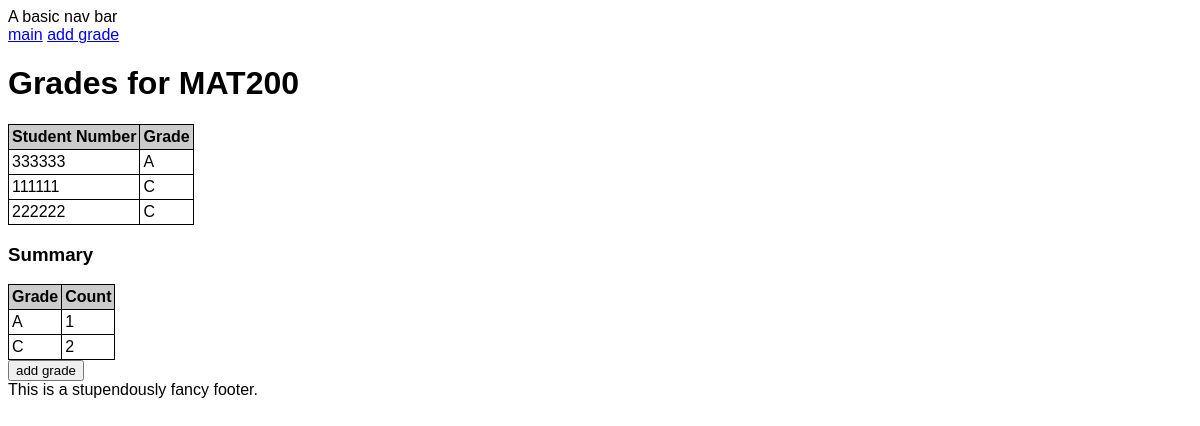
Screenshot of /course/MAT200 with the database file from the repository.
### tables this page shows
CREATE TABLE grades (
                                id INTEGER PRIMARY KEY,
                                student_no INTEGER NOT NULL,
                                course_id TEXT NOT NULL,
                                grade TEXT NOT NULL,
                                FOREIGN KEY (student_no) REFERENCES students (student_no),
                                FOREIGN KEY (course_id) REFERENCES courses (id)
                            );

### app.py (the view)
@app.route("/course/<course_id>")
def course(course_id):
    conn = get_db()
    grades = sorted(select_course_grades(conn, course_id), key=lambda x:x["grade"])
    grade_count = sorted(Counter(map(lambda x: x["grade"], grades)).items())
    return render_template("course.html", course_id=course_id, grades=grades,
        grade_count=grade_count)

### app.py (called while the page is built)
def get_db():
    db = getattr(g, '_database', None)
    if db is None:
        db = g._database = sqlite3.connect(DATABASE)
    return db

@app.teardown_appcontext
def close_connection(exception):
    db = getattr(g, '_database', None)
    if db is not None:
        db.close()

### setup_db.py (called while the page is built)
def select_course_grades(conn, course_id):
    cur = conn.cursor()
    cur.execute("SELECT student_no, grade FROM grades WHERE course_id=?", (course_id,))
    grades = []
    for (student_no, grade) in cur:
        grades.append({
            "student_no": student_no,
            "grade": grade.strip()
        })
    return grades

### templates/course.html (shortened to what this page needs)
{% extends "base.html" %} {% block heading %}Grades for {{course_id}}{% endblock
%} {% block container %}
<table>
  <thead>
    <tr>
      <th>Student Number</th>
      <th>Grade</th>
    </tr>
  </thead>
  <tbody>
    {% for grade in grades %}
    <tr>
      <td>{{grade.student_no}}</td>
      <td>{{grade.grade}}</td>
    </tr>
    {% endfor %}
  </tbody>
</table>
<h3>Summary</h3>
<table>
  <thead>
    <tr>
      <th>Grade</th>
      <th>Count</th>
    </tr>
  </thead>
  <tbody>
    {% for grade, count in grade_count %}
    <tr>
      <td>{{grade}}</td>
      <td>{{count}}</td>
    </tr>
    {% endfor %}
  </tbody>
</table>
<form action="{{ url_for('add_grade') }}" method="get">
  <input type="submit" value="add grade" />
</form>
{% endblock %}

### static/style.css (style rules this page uses)
* { font-family: Verdana, Arial, sans-serif; }
table { border-collapse: collapse; }
th { background-color: #cccccc; text-align: left; }
td, th { border: 1px solid black; padding: 3px; }

### rows the page displays
grades: student_no "333333", grade "A"
grades: student_no "111111", grade "C"
grades: student_no "222222", grade "C"

### other values shown
{{ course_id }} "MAT200"
{{ grade }} "A" "C"
{{ count }} "1" "2"
